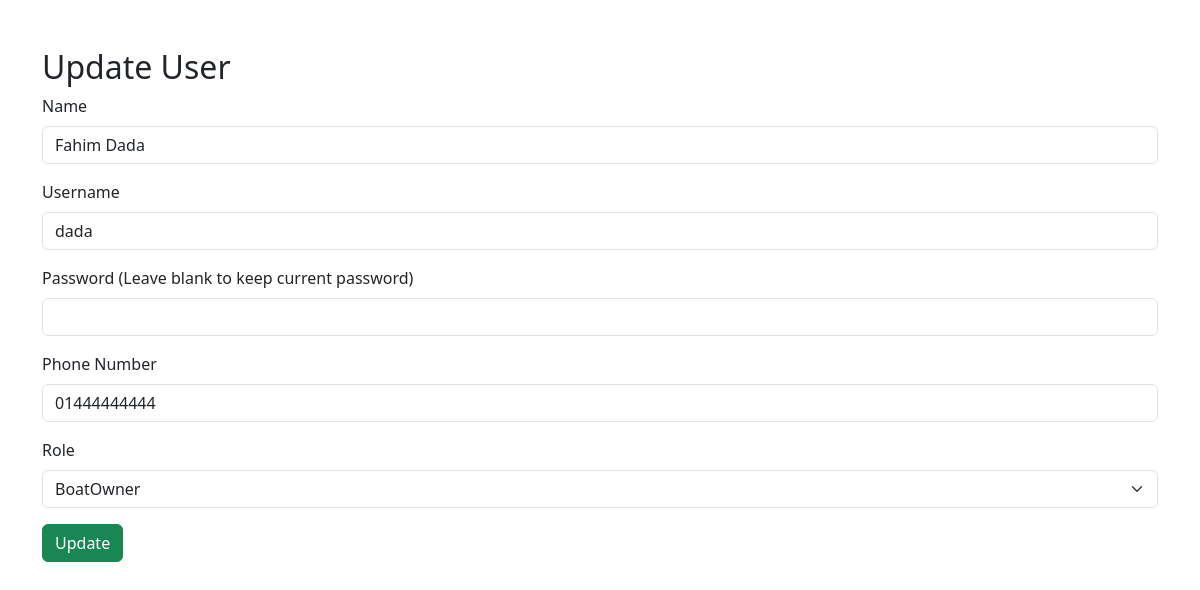
Page /users/update/1/ on the committed database.
### boats/models.py (models this page shows)
class User(AbstractUser):
    ROLES = [
        ('SuperAdmin', 'SuperAdmin'),
        ('Admin', 'Admin'),
        ('BoatOwner', 'BoatOwner'),
        ('Manager', 'Manager'),
        ('Customer', 'Customer'),
    ]
    name = models.CharField(max_length=255)
    username = models.CharField(max_length=255, unique=True)
    password = models.CharField(max_length=255)
    phone_number = models.CharField(max_length=15, blank=True, null=True)
    role = models.CharField(
        max_length=20,
        choices=ROLES,
        default=ROLES[-1][0],
    )
    created_by = models.IntegerField(blank=True, null=True)
    created_at = models.DateTimeField(auto_now_add=True)
    updated_by = models.IntegerField(blank=True, null=True)
    updated_at = models.DateTimeField(auto_now=True)
    deleted_by = models.IntegerField(blank=True, null=True)
    deleted_at = models.DateTimeField(blank=True, null=True)
    groups = models.ManyToManyField(
        'auth.Group',
        related_name='users_groups',
        blank=True
    )
    user_permissions = models.ManyToManyField(
        'auth.Permission',
        related_name='users_permissions',
        blank=True
    )

### boats/views.py (the view, shortened to what this page needs)
# urls.py: path('users/update/<int:pk>/', views.user_update_view, name='user_update'),
def user_update_view(request, pk):
    user = get_object_or_404(User, pk=pk)
    return render(request, 'boats/user_update.html', {'user': user})

### boats/templates/boats/user_update.html (shortened to what this page needs)
<!DOCTYPE html>
<html lang="en">
<head>
    <link href="https://cdn.jsdelivr.net/npm/bootstrap@5.3.0-alpha3/dist/css/bootstrap.min.css" rel="stylesheet">
</head>
<body>
<div class="container mt-5">
    <h2>Update User</h2>
    <form method="POST" action="">
        <div class="mb-3">
            <label for="name" class="form-label">Name</label>
            <input type="text" name="name" id="name" class="form-control" value="{{ user.name }}" required>
        </div>
        <div class="mb-3">
            <label for="username" class="form-label">Username</label>
            <input type="text" name="username" id="username" class="form-control" value="{{ user.username }}" required>
        </div>
        <div class="mb-3">
            <label for="password" class="form-label">Password (Leave blank to keep current password)</label>
            <input type="password" name="password" id="password" class="form-control">
        </div>
        <div class="mb-3">
            <label for="phone_number" class="form-label">Phone Number</label>
            <input type="text" name="phone_number" id="phone_number" class="form-control" value="{{ user.phone_number }}">
        </div>
        <div class="mb-3">
            <label for="role" class="form-label">Role</label>
            <select name="role" id="role" class="form-select" required>
                {% for key, value in user.ROLES %}
                <option value="{{ key }}" {% if user.role == key %}selected{% endif %}>{{ value }}</option>
                {% endfor %}
            </select>
        </div>
        <button type="submit" class="btn btn-success">Update</button>
    </form>
</div>
</body>
</html>

### rows in the picture
User: name "Fahim Dada", username "dada", phone_number "01444444444", role "BoatOwner"
